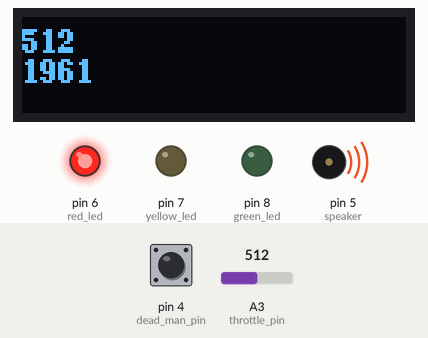
A sketch run on a simulated Arduino Uno, built with avr-gcc and run on an emulated ATmega328P. Parts: 128×32 one-colour display, output pins drawn as LEDs (lit = HIGH), buzzer (waves = sounding, pin HIGH). Inputs (shaded band) come from the test bench; at power-on: pin 4 (dead_man_pin) HIGH, A3 (throttle_pin) = 512. No radio packets arrive unless stated.

Above: at 2.2 s.
2.3 s: pin 4 (dead_man_pin) pulled LOW for 3.2 s
At 4.63 s:
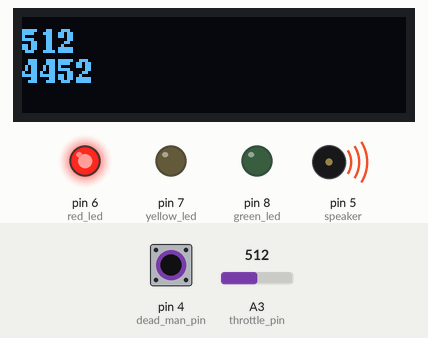
6.1 s: pin 4 (dead_man_pin) pulled LOW for 1 s
At 9.31 s:
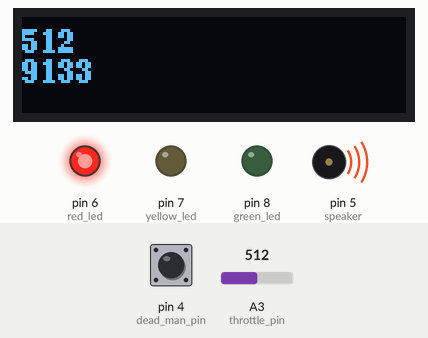
Timing chart, 0 to 10.8 s (numbered marks = the images above; inputs shaded):
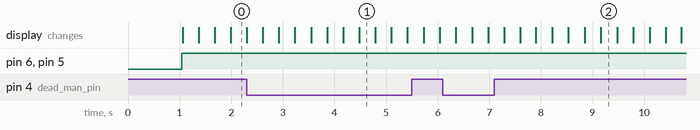

The sketch:

2way_remote.ino
```cpp
#include <SPI.h>
#include "RF24.h"
#include <nRF24L01.h>
#include <Arduino.h>
#include <U8g2lib.h>

#ifdef U8X8_HAVE_HW_SPI
#include <SPI.h>
#endif
#ifdef U8X8_HAVE_HW_I2C
#include <Wire.h>
#endif

RF24 myRadio (9, 10); // pins must match

const uint64_t pipe = 0xE8E8F0F0E1LL;

unsigned long lastTransmission; // time of last transmition for keeping in track


// bread board v3 for testing
byte dead_man_pin = 4;
byte red_led = 6;
byte yellow_led = 7;
byte green_led = 8;
byte speaker = 5;
int throttle_pin = A3; // for bread board v3 using

int failCount; // how many times we were not able to send data (didnt recieve ack)
int throttle;  // speed of board

// structure for data board sends
struct boardData {
  int batteryLevel;
  byte slip;
};

struct boardData data;

U8G2_SSD1306_128X32_UNIVISION_F_HW_I2C u8g2(U8G2_R0);

void setup() {
    u8g2.begin();
    delay(1000);

    // setting pin modes
    pinMode(red_led, OUTPUT);
    pinMode(yellow_led, OUTPUT);
    pinMode(green_led, OUTPUT);
    pinMode(speaker, OUTPUT);
    pinMode(dead_man_pin, INPUT_PULLUP);

    // starting radio
    myRadio.begin();
    myRadio.setPALevel(RF24_PA_MAX);
    myRadio.enableAckPayload();
    myRadio.enableDynamicPayloads();
    myRadio.openWritingPipe(pipe);
}

// calling functions
void loop() {
    read_remote();
    transmit_to_board();
    read_board_data();
    update_screen();
}


/*
 NAME: read_remote()
 DESCRIPTION: Read values of the controller deadman switch + throttle
 INPUTS: NONE
 OUTPUTS: LED change
 RETURN VALUE: NONE
 IMPACTS ON OTHERS: throttle value
 */
void read_remote(){
    // read the value of POT
    throttle = analogRead(throttle_pin);

    // If dead man is triggered send value of POT
    if (digitalRead(dead_man_pin) == 0){
        throttle = throttle;
        digitalWrite(yellow_led, LOW);
        digitalWrite(red_led, LOW);
        digitalWrite(green_led, HIGH);
    }


    //  otherwise send 512 (the middle val of potentiometer)
    else{
        digitalWrite(yellow_led, HIGH);
        digitalWrite(red_led, LOW);
        digitalWrite(green_led, LOW);
        throttle = 512;
    }
}

/*
 NAME: transmit_to_board()
 DESCRIPTION: Sends data to board AND reads ack + payload from board
 INPUTS: NONE
 OUTPUTS: Speaker change
 RETURN VALUE: NONE
 IMPACTS ON OTHERS: failCount, last transmition
 */
void transmit_to_board(){
    // Transmit once every 50 millisecond
    if (millis() - lastTransmission >= 50) {
        lastTransmission = millis();
        boolean sendSuccess = false;
        sendSuccess = myRadio.write(&throttle, sizeof(throttle));

        while (myRadio.isAckPayloadAvailable()) {
            myRadio.read(&data, sizeof(data));
        }

        if (sendSuccess == true){
            failCount = 0;
            sendSuccess = false;
        }

        else{
            ++failCount;
        }

        // check how many failed packets we had
        if (failCount >= 5) {
            digitalWrite(speaker, HIGH);
        }

        else{
            digitalWrite(speaker, LOW);
        }
    }
}


/*
 NAME: read_board_data()
 DESCRIPTION: parsing data board send back
 INPUTS: NONE
 OUTPUTS: Speakers & LEDs could chagne
 RETURN VALUE: NONE
 IMPACTS ON OTHERS: No actual values changed
 */
void read_board_data(){
    if(data.slip == 0){
        digitalWrite(speaker, HIGH);
    }
    else{
        digitalWrite(speaker, LOW);
    }

    if(data.batteryLevel > 513){
        digitalWrite(yellow_led, LOW);
        digitalWrite(red_led, LOW);
        digitalWrite(green_led, HIGH);
    }

    else if(data.batteryLevel <513 && data.batteryLevel > 256){
        digitalWrite(yellow_led, HIGH);
        digitalWrite(red_led, LOW);
        digitalWrite(green_led, LOW);
    }

    else{
        digitalWrite(yellow_led, LOW);
        digitalWrite(red_led, HIGH);
        digitalWrite(green_led, LOW);
    }
}


/*
 NAME: read_board_data()
 DESCRIPTION: reads
 INPUTS: NONE
 OUTPUTS: Speaker change
 RETURN VALUE: NONE
 IMPACTS ON OTHERS: failCount, last transmition
 */
void update_screen(){
    u8g2.clearBuffer();          // clear the internal memory
    u8g2.setFont(u8g2_font_ncenB08_tr); // choose a suitable font
    u8g2.setCursor(0,12);
    u8g2.print(throttle);
    u8g2.setCursor(0,22);
    u8g2.print(lastTransmission);
    u8g2.sendBuffer();          // transfer internal memory to the display
}
```
